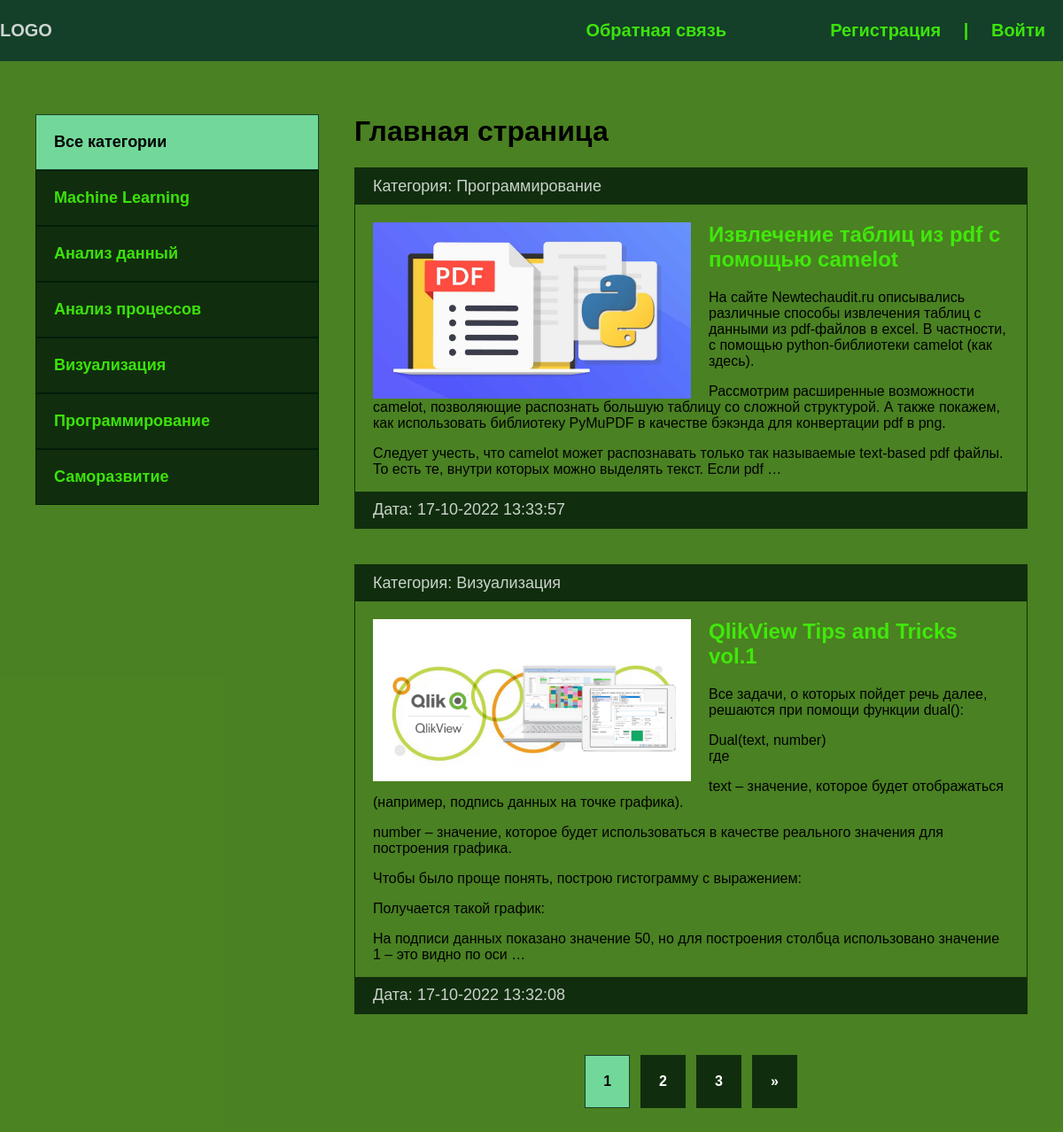
/, run on an earlier commit of the app's database.
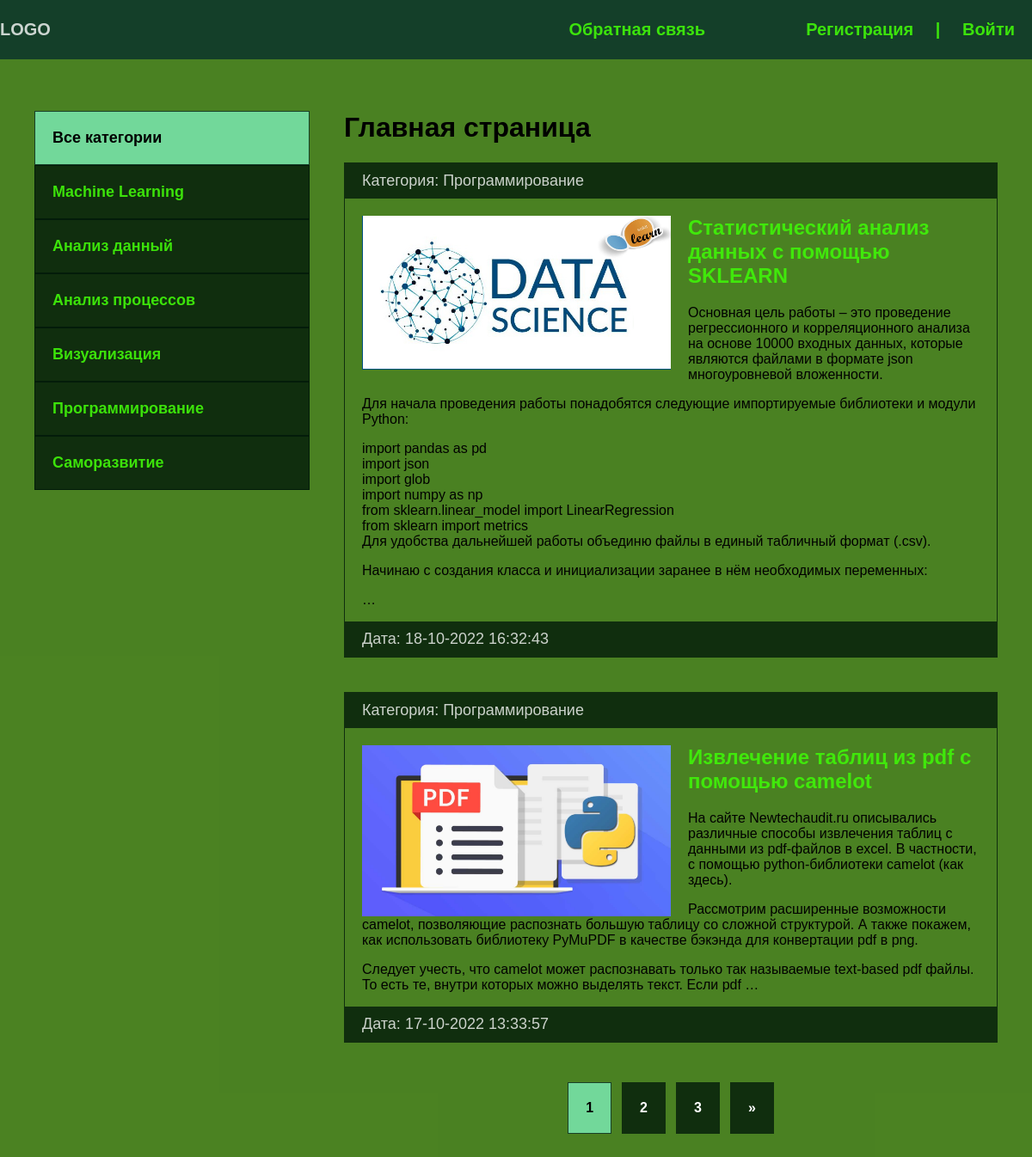
And on a later commit of the database.
### article/models.py (models this page shows, shortened)
class Category(models.Model):
    name = models.CharField(max_length=100, db_index=True, verbose_name='Категория')
    slug = models.SlugField(max_length=100, unique=True, db_index=True, verbose_name='URL')
    def __str__(self):
        return self.name
    def get_absolut_url(self):
        return reverse('category', kwargs={'cat_slug': self.slug})
    class Meta:
        verbose_name = 'Категория'
        verbose_name_plural = 'Категории'

class Article(models.Model):
    title = models.CharField(max_length=255, verbose_name='Название')
    slug = models.SlugField(max_length=255, unique=True, db_index=True, verbose_name='URL')
    content = models.TextField(blank=True, verbose_name='Контент')
    photo = models.ImageField(upload_to='photos/%Y/%m/%d', blank=True, verbose_name='Фото')
    time_completed = models.DateTimeField(auto_now_add=True, verbose_name='Дата публикации')
    time_update = models.DateTimeField(auto_now=True, verbose_name='Датат обновления')
    is_published = models.BooleanField(default=True, verbose_name='Опибликовано')
    cat = models.ForeignKey('Category', on_delete=models.PROTECT, verbose_name='Категория')
    def get_absolut_url(self):
        return reverse('post', kwargs={'post_slug': self.slug})
    class Meta:
        verbose_name = 'Статья'
        verbose_name_plural = 'Статьи'
        ordering = ['-time_completed']

### article/views.py (the view)
# urls.py: path('', ArticleHome.as_view(), name='index'),
class ArticleHome(DataMixin, ListView):
    model = Article
    template_name = "article/index.html"
    context_object_name = 'posts'
    def get_context_data(self, *, object_list=None, **kwargs):
        context = super().get_context_data(**kwargs)
        c_def = self.get_user_context(title='Главная страница')
        return dict(list(context.items()) + list(c_def.items()))
    def get_queryset(self):
        return Article.objects.filter(is_published=True).select_related('cat')

### article/utils.py (called while the page is built)
    def get_user_context(self, **kwargs):
        context = kwargs
        cats = Category.objects.annotate(Count('article'))
        user_menu = menu.copy()
        if not self.request.user.is_authenticated:
            user_menu.pop(0)
        context['menu'] = user_menu
        context['cats'] = cats
        if 'cat_selected' not in context:
            context['cat_selected'] = 0
        return context

### article/templates/article/index.html
{% extends "article/base.html" %}
{% block content %}
{% load static %}
<h1>{{ title }}</h1>
<ul>
    {% for p in posts %}
    <li>
        <p class="first">Категория: {{ p.cat }}</p>
        <div class="text">
            {% if p.photo %}
            <img src="{{ p.photo.url }}" class="image" alt="">
            {% else %}
            <img src="{% static 'article/default.jpg' %}" class="image" alt="">
            {% endif %}
        <h2><a href="{{ p.get_absolut_url }}">{{ p.title }}</a></h2>
        <p>{{ p.content|linebreaks|truncatewords:70 }}</p>
        </div>
        <p class="data">Дата: {{ p.time_update|date:'d-m-Y H:i:s'}}</p>
    </li>
    {% endfor %}
</ul>
{% endblock %}

### article/templates/article/base.html (shortened to what this page needs)
<!DOCTYPE html>
{% load static %}
{% load article_tags %}
<html lang="en">
<head>
    <link rel="stylesheet" href="{% static 'css/style.css' %}">
</head>
<body>
    <div class="header">
        <div class="wrap">
            <ul class="mainmenu">
                <li class="logo">
                    <a href="{% url 'index' %}">
                        <div class="logo">LOGO</div>
                    </a>
                </li>
                {% for m in menu %}
                <li class="last">
                    <a href="{% url m.url_name %}">{{ m.title }}</a>
                </li>
                {% endfor %}
                {% if request.user.is_authenticated %}
                <li class="last">{{ user.username }} | <a href="{% url 'logout' %}">Выйти</a></li>
                {% else %}
                <li class="last"><a href="{% url 'register' %}">Регистрация</a> | <a href="{% url 'login' %}">Войти</a></li>
                {% endif %}
            </ul>
        </div>
    </div>
    <div class="content">
        <div class="wrap">
            <div class="sidebar">
                <ul>
                    {% if cat_selected == 0 %}
                    <li class="selected">Все категории</li>
                    {% else %}
                    <li><a href="{% url 'index' %}">Все категори</a></li>
                    {% endif %}
                    {% for c in cats %}
                        {% if c.article__count > 0 %}
                            {% if c.pk == cat_selected %}
                            <li class="selected">{{ c.name }}</li>
                            {% else %}
                            <li><a href="{{ c.get_absolut_url }}">{{ c.name }}</a></li>
                            {% endif %}
                        {% endif %}
                    {% endfor  %}
                </ul>
            </div>
            <div class="main">
                {% block content %}
                {% endblock %}
                {% if page_obj.has_other_pages %}
                    <div>
                        <ul class="list-pages">
                            {% for p in paginator.page_range %}
                                {% if page_obj.number == p %}
                                <li class="page-num page-num-selected">{{ p }}</li>
                                {% elif p >= page_obj.number|add:-2 and  p <= page_obj.number|add:2 %}
                                <li class="page-num">
                                    <a href="?page={{ p }}">{{ p }}</a>
                                </li>
                                {% endif %}
                            {% endfor %}
                            {% if page_obj.has_next %}
                            <li class="page-num">
                                <a href="?page={{ page_obj.next_page_number }}">&raquo;</a>
                            </li>
                            {% endif %}
                        </ul>
                    </div>
                {% endif %}
            </div>
        </div>
    </div>
</body>
</html>

### article/static/css/style.css (style rules this page uses)
body { margin: 0; padding: 0; background: #33c583c8; font-family: Verdana, Geneva, Tahoma, sans-serif; }
.wrap { max-width: 1300px; margin: 0 auto; }
.content .wrap { background: #456c00c8; padding: 40px; box-sizing: border-box; display: flex; }
ul { list-style: none; margin: 0; padding: 0; }
a { color: #40f00aed; text-decoration: none; padding: 20px; }
.header { background: #00180ac8; }
.mainmenu { display: flex; align-items: center; font-size: 20px; font-weight: bold; justify-content: space-between; }
.logo { flex-basis: 40%; }
.last { flex-basis: 30%; text-align: right; color: #40f00aed; }
.sidebar ul { width: 320px; margin-right: 40px; margin-top: 20px; }
.sidebar a { padding: 20px; background: #00180ac8; display: block; border: 1px solid #00180ac8; font-weight: bold; font-size: 18px; }
.selected { font-size: 18px; padding: 20px; border: 1px solid #00180ac8; font-weight: bold; background: #7df0bcc8; }
.main li { border: 1px solid #00180ac8; margin-bottom: 40px; }
.image { max-width: 50%; float: left; margin-right: 20px; }
.first, .data { padding: 10px 20px; background: #00180ac8; font-size: 18px; color: #ffffffc8; margin: 0; }
.text { padding: 20px 20px 0; }
.text h2 { margin-top: 0; }
.text a { padding-left: 0; }
.list-pages { display: flex; justify-content: center; }
.page-num-selected { background: #7df0bcc8; padding: 20px; }
.list-pages a { background: #00180ac8; padding: 20px; display: block; color: #FFF; }
.page-num { margin: 6px; font-weight: bold; }
.last a { display: inline; }

What changed in the data, as far as the page shows it:
no longer on this page (row unchanged): Article: cat "Визуализация", photo (picture), title "QlikView Tips and Tricks vol.1", content "Все задачи, о которых пойдет речь далее, решаются при помощи функции dual(): Dual(text, number) где text – значение, которое будет отображаться (например, подпись данных на точке графика). number – значение, которое будет использоваться в качестве реального значения для построения графика. Чтобы было проще понять, построю гистограмму с выражением: Получается такой график: На подписи данных показано значение 50, но для построения столбца использовано значение 1 – это видно по оси …", time_update "17-10-2022 13:32:08"
added Article: cat "Программирование", photo (picture), title "Статистический анализ данных с помощью SKLEARN", content "Основная цель работы – это проведение регрессионного и корреляционного анализа на основе 10000 входных данных, которые являются файлами в формате json многоуровневой вложенности. Для начала проведения работы понадобятся следующие импортируемые библиотеки и модули Python: import pandas as pd import json import glob import numpy as np from sklearn.linear_model import LinearRegression from sklearn import metrics Для удобства дальнейшей работы объединю файлы в единый табличный формат (.csv). Начинаю с создания класса и инициализации заранее в нём необходимых переменных: …", time_update "18-10-2022 16:32:43"
